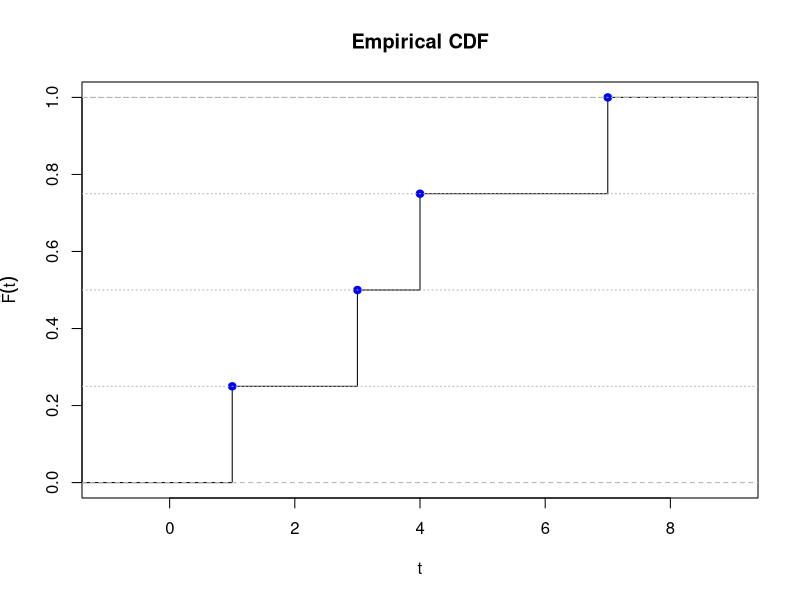
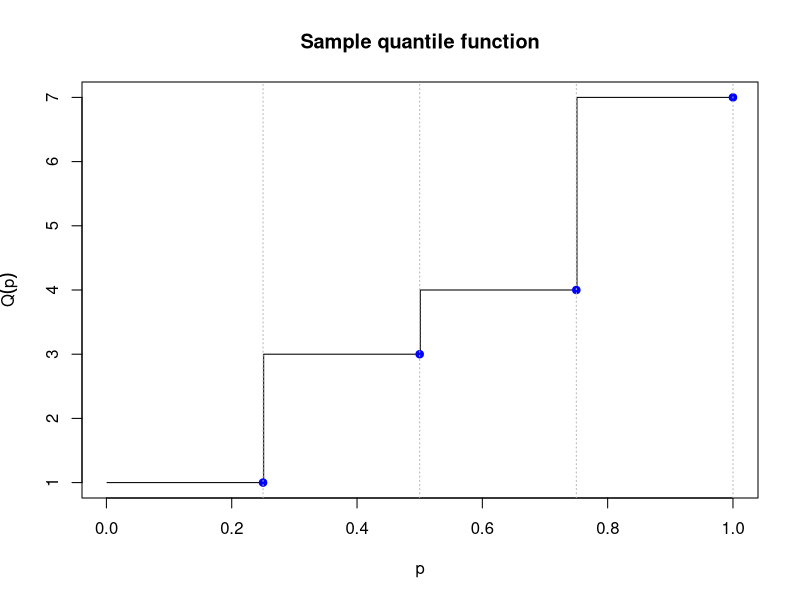

Generate these figures, in order, with R:
## ---- chunk 1
#| label: fig-ecdf-sample-quantile-example
#| fig-cap: >
#|   Relationship between the empirical CDF and sample quantiles
#|   for data 4, 1, 7, 3.
#|   (Order statistics are 1, 3, 4, 7.)
#|   Left:
#|   ECDF with points $(x_{(i)}, i/n)$.
#|   Right:
#|   sample quantile function with points $(i/n, x_{(i)})$.
#| fig-width: 10
#| fig-height: 4
x <- c(4, 1, 7, 3)
n <- length(x)
x_ord <- sort(x)
p_ord <- seq_len(n) / n

old_par <- par(mfrow = c(1, 2), mar = c(4, 4, 2, 1))
on.exit(par(old_par), add = TRUE)
plot(
  ecdf(x),
  verticals = TRUE,
  do.points = FALSE,
  xlab = "t",
  ylab = expression(hat(plain("F"))(t)),
  main = "Empirical CDF"
)
points(x_ord, p_ord, pch = 19, col = "blue")
abline(h = p_ord, lty = 3, col = "gray70")

p_grid <- seq(0.001, 1, length.out = 1000)
q_vals <- quantile(x, probs = p_grid, type = 1, names = FALSE)
plot(
  p_grid,
  q_vals,
  type = "s",
  xlab = "p",
  ylab = expression(hat(Q)(p)),
  main = "Sample quantile function",
  ylim = range(x_ord)
)
points(p_ord, x_ord, pch = 19, col = "blue")
abline(v = p_ord, lty = 3, col = "gray70")
